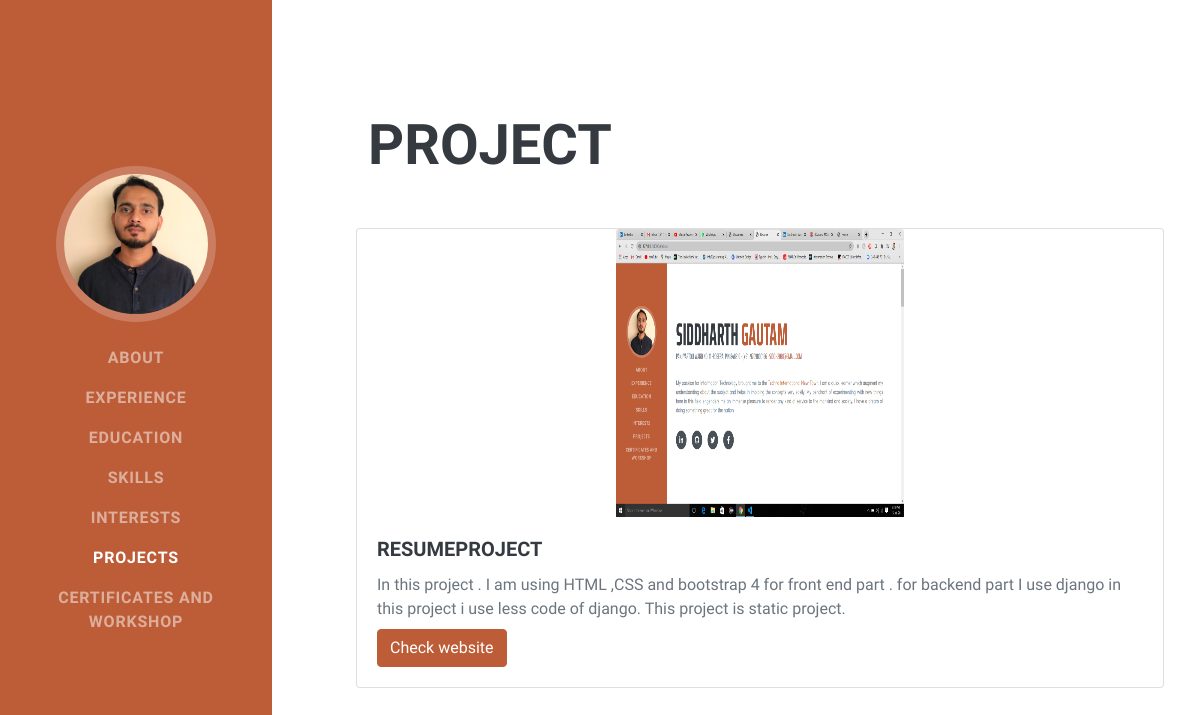
/project/5, run on the app's committed database.
### project/models.py (models this page shows, shortened)
class Project(models.Model):
    title=models.CharField(max_length=50)
    description=models.CharField(max_length=250)
    image=models.ImageField(upload_to= 'resume/images/')
    url=models.URLField(blank=True)

### project/views.py (the view)
# urls.py: path('project/<int:project_id>', views.detail, name='detail'),
def detail(request, project_id):
    project = get_object_or_404(Project, id=project_id)
    context = {
        'project':project
    }
    return render(request, 'project/detail.html' ,context)

### project/templates/project/detail.html (shortened to what this page needs)
<!DOCTYPE html>
{% load static %}
<html lang="en">
    <head>
        <line href="{% static 'vendor/bootstrap/css/bootstrap.main.css' %}" rel ="stylesheet"/>
        <line href="{% static 'vendor/fontawesome.fees/css/all.main.css' %}" rel ="stylesheet"/>
        <link href="{% static 'css/styles.css' %}" rel="stylesheet" />
    </head>
    <body id="page-top">
        <nav class="navbar navbar-expand-lg navbar-dark bg-primary fixed-top" id="sideNav">
            <a class="navbar-brand js-scroll-trigger" href="#page-top">
                <span class="d-none d-lg-block"><img class="img-fluid img-profile rounded-circle mx-auto mb-2" src="{% static 'assets/img/SIDD.png' %}" alt="" /></span>
            </a>
            <div class="collapse navbar-collapse" id="navbarSupportedContent">
                <ul class="navbar-nav">
                    <li class="nav-item"><a class="nav-link js-scroll-trigger" href="#about">About</a></li>
                    <li class="nav-item"><a class="nav-link js-scroll-trigger" href="#experience">Experience</a></li>
                    <li class="nav-item"><a class="nav-link js-scroll-trigger" href="#education">Education</a></li>
                    <li class="nav-item"><a class="nav-link js-scroll-trigger" href="#skills">Skills</a></li>
                    <li class="nav-item"><a class="nav-link js-scroll-trigger" href="#interests">Interests</a></li>
                    <li class="nav-item"><a class="nav-link js-scroll-trigger" href="#Projects">Projects</a></li>
                    <li class="nav-item"><a class="nav-link js-scroll-trigger" href="{% url 'certificate:all_certificate'%}">CERTIFICATES AND WORKSHOP</a></li>
                </ul>
            </div>
        </nav>
            <section class="resume-section" id="Projects">
                <div class="resume-section-content">
                    <h2 class="mb-5 ml-5">Project</h2>
                    <div class="row">
                <div class="card ml-5"">
                <center><img class="card-img-top"style="width: 18rem; height:18rem " src="{{ project.image.url }}" alt="Card image cap"></center>
                <div class="card-body">
                    <h5 class="card-title">{{ project.title }}</h5>
                    <p class="card-text mb-2">{{ project.description}}</p>
                    {% if project.url %}
                    <a href="{{ project.url }}" class="btn btn-primary">Check website</a>
                    {% endif %}
                </div>
            </div>
        </div>
         </div>
            </section>
    </body>
</html>

### data on the page
Project: image (picture), title "RESUMEPROJECT", description "In this project . I am using HTML ,CSS and bootstrap 4 for front end part . for backend part I use django in this project i use less code of django. This project is static project."
